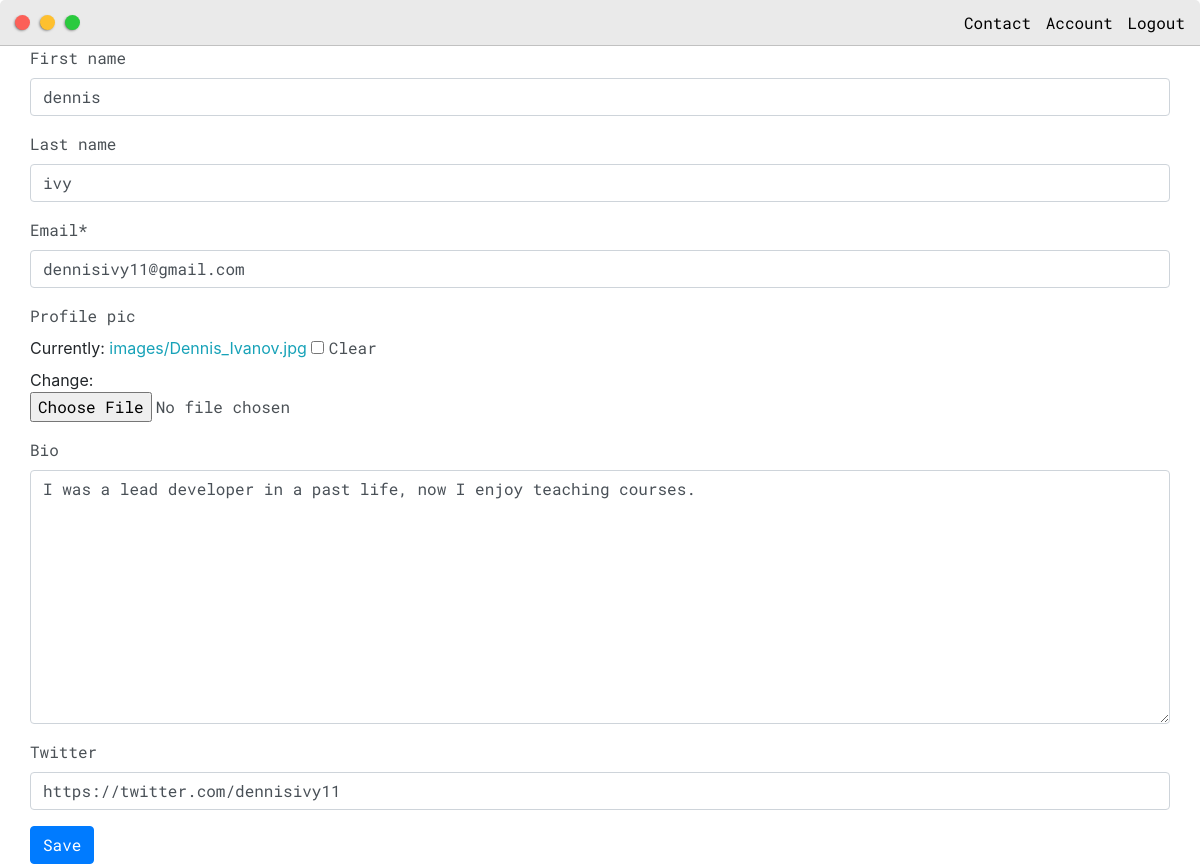
/update_profile/ (signed in), run on the app's committed database.
### base/models.py (models this page shows, shortened)
class Profile(models.Model):
	user = models.OneToOneField(User, null=True, blank=True, on_delete=models.CASCADE)
	first_name = models.CharField(max_length=200, blank=True, null=True)
	last_name = models.CharField(max_length=200, blank=True, null=True)
	email = models.CharField(max_length=200)
	profile_pic = models.ImageField(null=True, blank=True, upload_to="images", default="/user.png")
	bio = models.TextField(null=True, blank=True)
	twitter = models.CharField(max_length=200,null=True, blank=True)

### base/views.py (the view, shortened to what this page needs)
# urls.py: path('update_profile/', views.updateProfile, name="update_profile"),
@login_required(login_url="home")
def updateProfile(request):
	user = request.user
	profile = user.profile
	form = ProfileForm(instance=profile)
	context = {'form':form}
	return render(request, 'base/profile_form.html', context)

### base/forms.py
class ProfileForm(ModelForm):
	class Meta:
		model = Profile
		fields = '__all__'
		exclude = ['user']

### base/templates/base/profile_form.html (shortened to what this page needs)
{% extends 'base/main.html' %}
{% load static %}
{% load crispy_forms_tags %}
{% block content %}
<div class="main-container">
	<form method="POST" enctype="multipart/form-data">
		{{form|crispy}}
		<input class="btn btn-primary" type="submit" value="Save">
	</form>
</div>
{% endblock content %}

### static/css/default.css (style rules this page uses)
:root { --mainColor:#eaeaea; --secondaryColor:#fff; --borderColor:#c1c1c1; --mainText:black; --secondaryText:#4b5156; --themeDotBorder:#24292e; --previewBg:rgb(251, 249, 243, 0.8); --previewShadow:#f0ead6; --buttonColor:black; }
html, body { padding: 0; margin: 0; scroll-behavior: smooth; }
body * { transition: 0.3s; }
p, li, span, label, input, textarea { color: var(--secondaryText); font-family: 'Roboto Mono', monospace; }
a { text-decoration: none; color:#17a2b8; }
.main-container { width: 1200px; margin: 0 auto; }
@media screen and (max-width: 1200px) { .main-container { width: 95%; } }

### data on the page
Profile: first_name "dennis", last_name "ivy", email "dennisivy11@gmail.com", bio "I was a lead developer in a past life, now I enjoy teaching courses.", twitter "https://twitter.com/dennisivy11"
